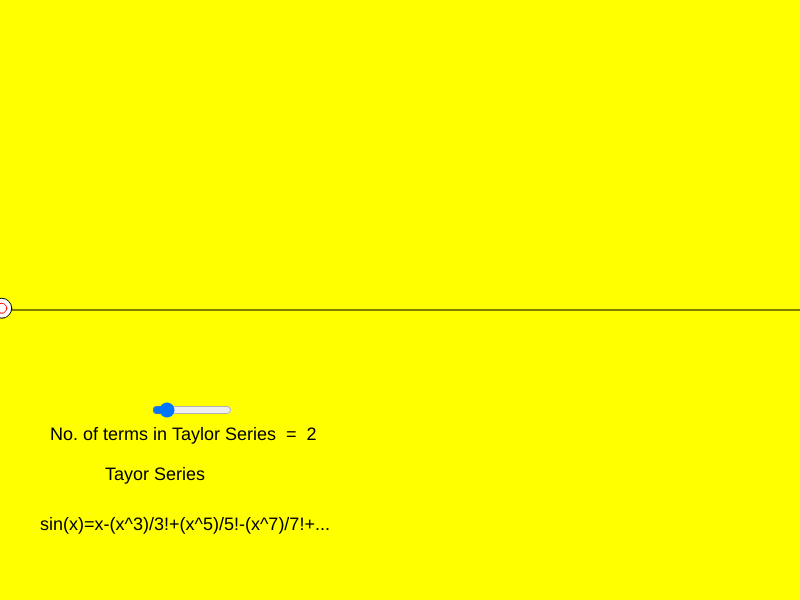
Frame 1 (no input)
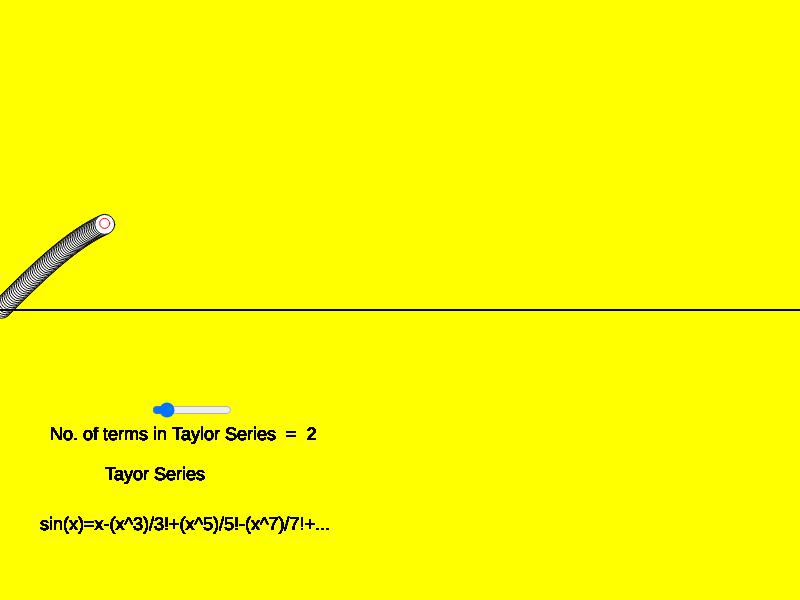
Frame 60 (no input)
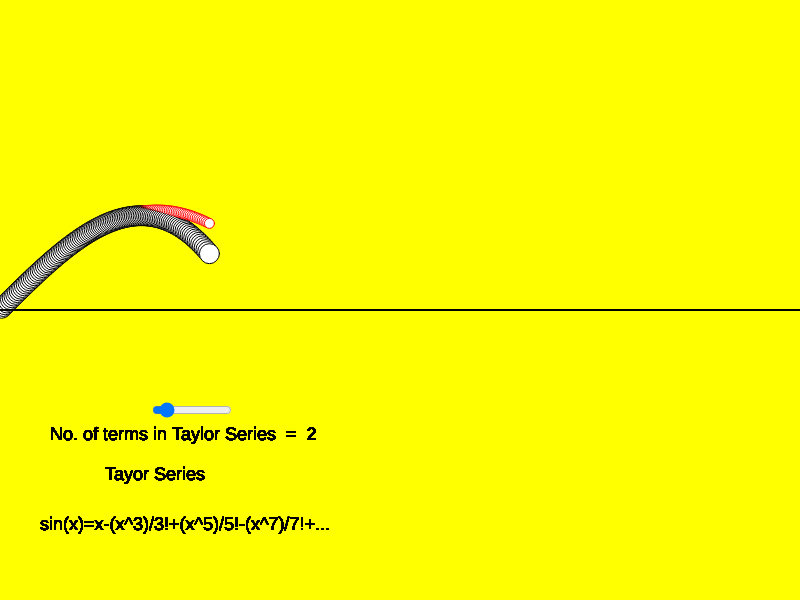
Frame 120 (the mouse pressed at the canvas centre since frame 60)

The p5.js sketch that drew these frames (run headless with seeded random() and noise() and a simulated clock; from frame 60 on, the mouse is pressed at the canvas centre):

// p5.js sketch
// ── sketch.js
function setup() {
  createCanvas(800, 600);
  
  //noLoop()
  background('yellow')
  sign=1
  ang=0
  A=100
  minTerms=1;maxTerms=10;defaultValue=2;step=1
  slider = createSlider(minTerms,maxTerms,defaultValue,step);
  slider.position(150, 400);
  slider.style('width', '80px');
  slider.changed(myRefresh)
}// end of built-in setup() function

function myRefresh(){

  background('yellow')
  ang=0
  //draw()
  //works with draw also but at other places calling draw() causes stack overflow
}




function fact(n) {
  if (n==0) {return 1}else{return n*fact(n-1)} 
}// end of my fact() function

function mySin(x,terms){
  k=-1
  sum=0
  for(i=1;i<(2*terms);i=i+2){
    k=k+1
    sign=((-1)**(k))
    num=x**i
    den=fact(i)
    sum=sum+((sign)*(num/den))
    }// end of for loop
  return sum
}// end of mySin() function

function draw() {
  //background(220);
  
  textSize(18)
 
  translate(width/2,height/2)
  let nTerms = slider.value();
  text("           Tayor Series ",-350,180)
  text("sin(x)=x-(x^3)/3!+(x^5)/5!-(x^7)/7!+...",-360,230)
  
  
  text("No. of terms in Taylor Series  =  "+nTerms,-350,140)
  //circle(0,0,5)
  offset=-10
  line(-width/2,-offset,width/2,-offset)
  ang=ang+(PI/180)
  x=-width/2+ang*100
  //nTerms=5
  y=offset+A*mySin(ang,nTerms)
  y1=offset+A*sin(ang)
  //fill('black')
  circle(x,-y,20)
  push()
  stroke('red')
  circle(x,-y1,10)
  pop()
  //text(ang,100,-100)
  if (ang>2*PI) {ang=0;background('yellow');draw()}
  
} // end of draw()
